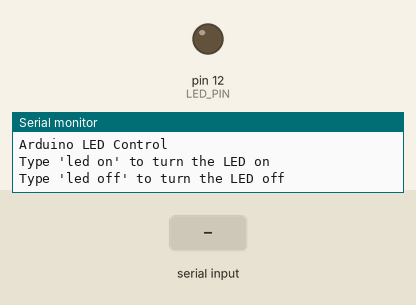
This sketch was run on a simulated Arduino Uno, built with avr-gcc and run on an emulated ATmega328P. Shown: output pins drawn as LEDs (lit = HIGH), the last lines printed to the serial monitor. Inputs (shaded band) come from the test bench.

Above: at 1.2 s.
1.3 s: "led on\n" received over Serial
At 2.4 s:
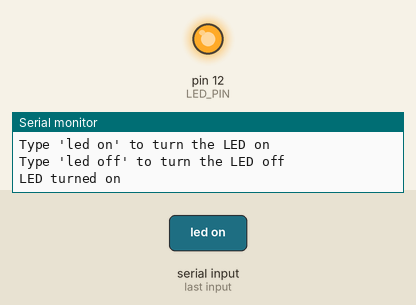
2.8 s: "led off\n" received over Serial
At 3.6 s:
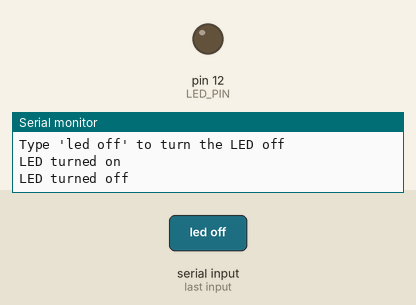
Timing chart, 0 to 5.8 s (numbered marks = the images above; inputs shaded):
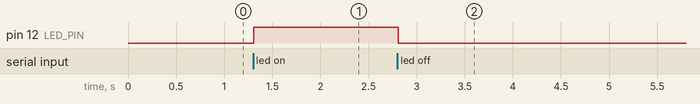

The sketch:

code1.1.ino
```cpp
#include <stdio.h>
#include <Arduino.h>

#define LED_PIN 12

int serial_putchar(char c, FILE *stream) {
    Serial.write(c);
    return 0;
}

FILE serial_stdout;

void setup() {
    Serial.begin(9600);
    pinMode(LED_PIN, OUTPUT);

    while (Serial.available() > 0) {
        Serial.read();
    }

    fdev_setup_stream(&serial_stdout, serial_putchar, NULL, _FDEV_SETUP_WRITE);
    stdout = &serial_stdout;

    printf("Arduino LED Control\n");
    printf("Type 'led on' to turn the LED on\n");
    printf("Type 'led off' to turn the LED off\n");
}

void loop() {
    if (Serial.available() > 0) {
        String command = Serial.readStringUntil('\n');

        if (command.startsWith("led on")) {
            digitalWrite(LED_PIN, HIGH);
            printf("LED turned on\n");
        } else if (command.startsWith("led off")) {
            digitalWrite(LED_PIN, LOW);
            printf("LED turned off\n");
        } else {
            printf("Invalid command\n");
        }
    }
}
```

Measured:
- after the input at 1.3 s, pin 12 (LED_PIN): LOW → HIGH at once
- after the input at 2.8 s, pin 12 (LED_PIN): HIGH → LOW at once
